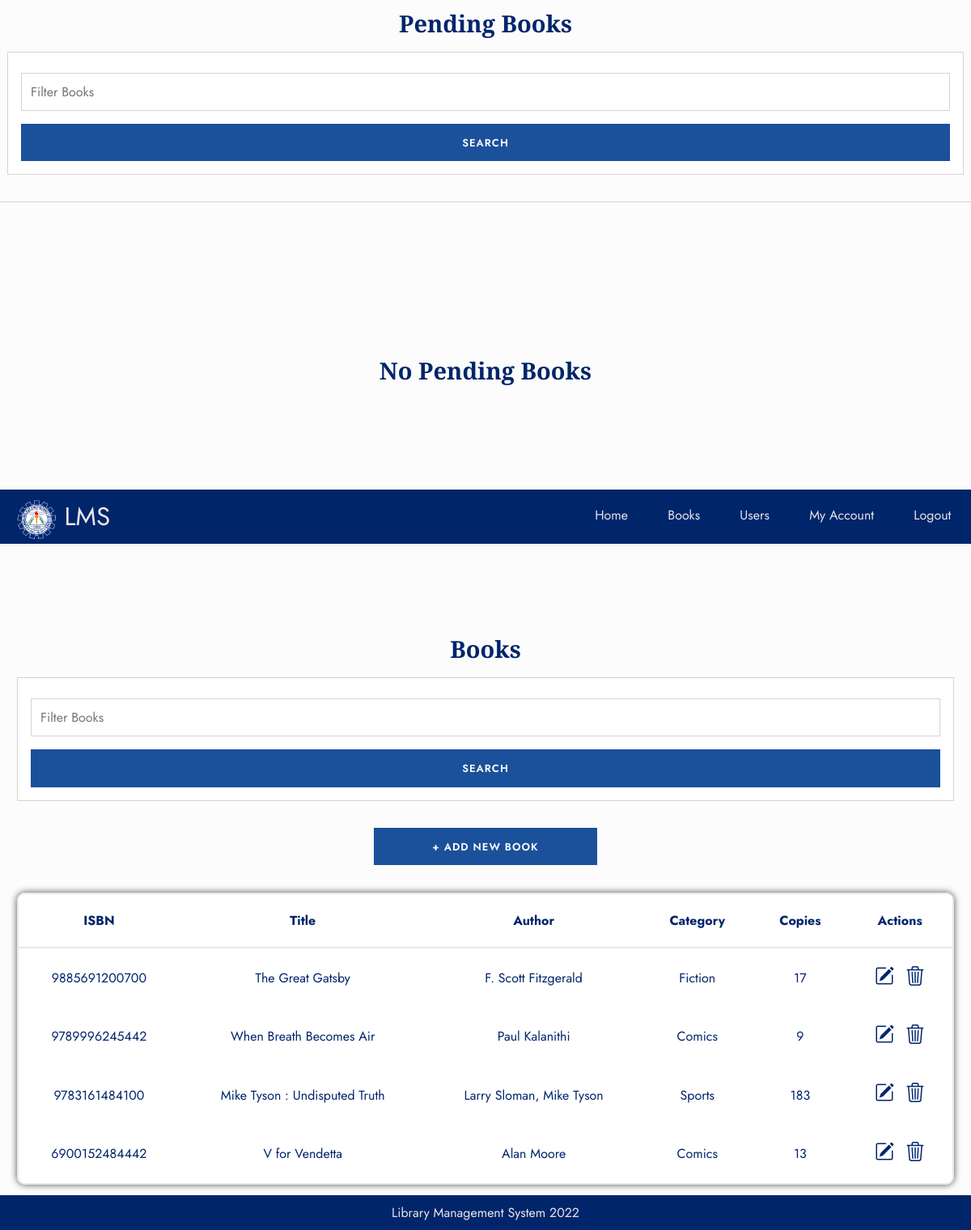
Page /librarian/books.php (signed in) on the committed database.
### tables this page shows
CREATE TABLE `book` (
  `id` int(11) NOT NULL,
  `isbn` char(13) NOT NULL,
  `title` varchar(80) NOT NULL,
  `author` varchar(80) NOT NULL,
  `category` varchar(80) NOT NULL,
  `copies` int(10) UNSIGNED NOT NULL
);

### config/init.php (called while the page is built, shortened)
<?php
    require_once "global.php";
    require_once "book.php";
    require_once "pending_books.php";
    require_once "user.php";

### snippets/user_librarian.php (called while the page is built, shortened)
<?php
    require_once $_SERVER['DOCUMENT_ROOT'] . "/" . basename(dirname(dirname(__FILE__))) . "/config/init.php";
    require_once($_SERVER['DOCUMENT_ROOT'] . "/" .  basename(dirname(dirname(__FILE__)))  . "/snippets/header.php");

### config/global.php (called while the page is built, shortened)
<?php
    function CheckActiveUrl($url) {
        return ($_SERVER['PHP_SELF'] == "/" . DIR . "/" . $url . ".php") ? "class='active'" : "";
    }
    class DB {
        public function __construct($host=HOSTNAME, $port=PORT, $username=USERNAME, $password=PASSWORD, $db=DB) {
            $this -> host = $host;
            $this -> port = $port;
            $this -> username = $username;
            $this -> password = $password;
            $this -> db = $db;
            try {
                $this -> conn_str = new PDO("mysql:host={$this -> host};dbname={$this -> db};port={$this -> port};charset=utf8", $this -> username, $this -> password);
            }
            catch(PDOException $e) {
                die($e -> getMessage());
            }
        }
    }

### config/user.php (called while the page is built, shortened)
<?php
class User extends DB {
    public function __construct($email=null, $username=null, $password=null, $is_active=null, $is_admin=null) {
        $this -> email = $email;
        $this -> username = $username;
        $this -> password = $password;
        $this -> is_active = $is_active;
        $this -> is_admin = $is_admin;
    }
    public function Is_Logged_In() {
        return (isset($_SESSION["email"]) && isset($_SESSION["username"]) && isset($_SESSION["is_logged_in"])) ? true : false;
    }
    public function Is_Admin(){
        return (isset($_SESSION["is_admin"]) && $_SESSION["is_admin"] === "true") ? true : false;
    }
}

### config/book.php (called while the page is built, shortened)
<?php
class Book extends DB {
    public function __construct($isbn=null, $title=null, $author=null, $category=null, $copies=null) {
        $this -> isbn = $isbn;
        $this -> title = $title;
        $this -> author = $author;
        $this -> category = $category;
        $this -> copies = $copies;
        $this -> data = array($this -> isbn, $this -> title, $this -> author, $this -> category, $this -> copies);
    }
    public function List($id=null, $limit=50) {
        if ($id !== null) {
            $stmt = $this -> conn_str -> prepare("SELECT * FROM book WHERE id=? AND copies !='0' ORDER BY id DESC");
            $stmt->execute(array($id));
            return $stmt -> fetch();
        }
        elseif($this -> title !== null) {
            $stmt = $this -> conn_str -> prepare("SELECT * FROM book WHERE isbn LIKE ? OR title LIKE ? OR author LIKE ? OR category LIKE ? AND copies != ? ORDER BY id DESC LIMIT {$limit}");
            $stmt->execute($this -> data);
            return $stmt -> fetchAll();
        }
        else {
            $stmt = $this -> conn_str -> prepare("SELECT * FROM book WHERE copies !='0' ORDER BY id DESC LIMIT {$limit}");
            $stmt->execute();
            return $stmt -> fetchAll();
        }
    }
}

### librarian/books.php (the view, shortened to what this page needs)
<?php
    require_once($_SERVER['DOCUMENT_ROOT'] . "/" . basename(dirname(dirname(__FILE__))) . "/snippets/user_librarian.php");
    $book = new Book();
    $book_list = $book -> List();
?>
    <div class="row justify-content-center text-center">
        <div class="col-md-12">
            <h1>Books</h1>
            <form method="get">
                <input type="text" name="s" id="search" placeholder="Filter Books" <?=isset($search) ? "value='{$search}'" : ""?>>
                <input type="submit" value="Search" name="submit">
            </form>
        </div>
        <div class="col-md-3">
            <a class="btn" href="book_add.php">+ Add New Book</a>
        </div>
    </div>
    <?php if (!empty($book_list)): ?>
        <div class="row justify-content-center">
            <div class="col-md-12">
                <div class="table-container">
                    <table class="mx-auto table" cellspacing="0">
                    <tr class="table-head">
                        <th>ISBN</th>
                        <th>Title</th>
                        <th>Author</th>
                        <th>Category</th>
                        <th>Copies</th>
                        <th colspan="2">Actions</th>
                    </tr>
                    <?php foreach ($book_list as $books): ?>
                        <tr>
                            <td><?= $books -> isbn ?></td>
                            <td><?= $books -> title ?></td>
                            <td><?= $books -> author ?></td>
                            <td><?= $books -> category ?></td>
                            <td><?= $books -> copies ?></td>
                            <td>
                                <a href='book_update.php?id=<?=$books -> id?>&token=<?=$_SESSION["csrf_token"] ?>'>
                                </a>&nbsp;
                                <a href='book_delete.php?id=<?=$books -> id?>&token=<?=$_SESSION["csrf_token"]?>'>
                                </a>
                            </td>
                        </tr>
                    <?php endforeach; ?>
                    </table>
                </div>
            </div>
        </div>
    <?php endif; ?>
<?php
    require_once($_SERVER['DOCUMENT_ROOT'] . "/" . basename(dirname(dirname(__FILE__))) . "/snippets/footer.php");?>

### librarian/pending_books.php (shortened to what this page needs)
<?php
    require_once($_SERVER['DOCUMENT_ROOT'] . "/" . basename(dirname(dirname(__FILE__))) . "/snippets/user_librarian.php");
    $pending_books = new Pending_Books();
    $pending_books_list = $pending_books -> List();
?>
    <div class="row justify-content-center text-center">
        <div class="col-md-12">
            <h1>Pending Books</h1>
            <form method="get">
                <input type="text" name="s" id="search" placeholder="Filter Books" <?=isset($search) ? "value='{$search}'" : ""?>>
                <input type="submit" value="Search" name="submit">
            </form>
        </div>
    </div>
    <?php if (empty($pending_books_list)): ?>
        <hr><h1 class="text-center d-flex align-items-center justify-content-center" style="min-height: 50vh">No Pending Books</h1><hr>
    <?php endif; ?>
<?php
    require_once($_SERVER['DOCUMENT_ROOT'] . "/" . basename(dirname(dirname(__FILE__))) . "/snippets/footer.php");?>

### snippets/footer.php (shortened to what this page needs)
        <footer class="footer">
            Library Management System 2022
        </footer>
    </body>
</html>

### snippets/header.php (shortened to what this page needs)
<?php
    require_once $_SERVER['DOCUMENT_ROOT'] . "/" . basename(dirname(dirname(__FILE__))) . "/config/init.php";
    $user = new User();
?>
<!DOCTYPE html>
<html lang="en">
<head>
    <link rel="stylesheet" href="<?=BASE_URL?>/static/style.css">
</head>
<body>
<header class="header align-items-center">
    <a href="<?=BASE_URL?>" class="logo"><img src="<?=BASE_URL?>/static/img/cspc.png" alt="Logo" width="50"> LMS</a>
    <?php if ($user -> Is_Logged_in() && $user -> Is_Admin()): ?>
        <ul class="menu">
            <li><a href="<?=BASE_URL?>/librarian" <?=CheckActiveUrl("librarian/index")?>>Home</a></li>
            <li class="dropdown">
                <a href="<?=BASE_URL?>/librarian/books.php" <?=CheckActiveUrl("librarian/books")?>>Books</a>
            </li>
            <li><a href="<?=BASE_URL?>/librarian/users.php" <?=CheckActiveUrl("librarian/users")?>>Users</a></li>
            <li><a href="<?=BASE_URL?>/librarian/account_update.php" <?=CheckActiveUrl("librarian/my_account")?>>My Account</a></li>
            <li><a href="<?=BASE_URL?>/logout.php">Logout</a></li>
        </ul>
    <?php endif; ?>
</header>
<div class="container">

### static/style.css (style rules this page uses)
:root { --primary: #1b509b; --secondary: #007236; --primary-variant: #00256B; --secondary-variant: #00632F; --tertiary: #e6e6e6; --light: #fcfcfc; --font-family-default: 'Jost', sans-serif; --font-family-header: 'Playfair Display', sans-serif; --body-width: 1400px; --col-gutter: clamp(0rem, -0.2rem + 1vw, 1rem); scroll-behavior: smooth; }
*, *:before, *:after { -webkit-box-sizing: border-box; -moz-box-sizing: border-box; box-sizing: border-box; font-family: var(--font-family-default); font-display: swap; }
.btn { outline: none; display: block; text-align: center; }
a { color: inherit; text-decoration: none; transition: .3s; cursor: pointer; }
div, article, section, dl, dt, dd, table, tr, td, ul, ol, li, p, span, small, em, h1, h2, h3, h4, h5, h6, nav, figure, figcaption { padding: 0; margin: 0; }
body { width: 100%; margin: 0 auto; position: relative; background-color: var(--light); color: var(--primary-variant); font-family: var(--font-family-default); }
img { max-width: 100%; height: auto; object-fit: scale-down; transition: .3s; }
ul { list-style: none; }
h1, h2, h3, h4, h5, h6 { font-family: var(--font-family-header); }
h1 { font-size: clamp(1.5rem, 1.5rem + 0.4167vw, 2rem); }
.text-center { text-align: center; }
.mx-auto { margin-left: auto; margin-right: auto; }
.d-flex { display: flex; display: -webkit-flex; display: -moz-flex; display: -ms-flex; display: -o-flex; }
.justify-content-center { justify-content: center; }
.align-items-center { align-items: center; }
.row { display: flex; display: -webkit-flex; display: -moz-flex; display: -ms-flex; display: -o-flex; flex-wrap: wrap; align-content: center; max-width: min(var(--body-width), 100%); margin: 0 auto; }
[class*="col-"] { padding: var(--col-gutter); width: 100%; }
@media screen and (min-width: 960px) { .col-md-3 { flex: 0 0 auto; width: 25%; } }
@media screen and (min-width: 960px) { .col-md-12 { flex: 0 0 auto; width: 100%; } }
hr { border: none; border-bottom: 1px solid lightgray; }
.table-container { max-height: 562px; overflow: auto; border: 2px solid rgb(233, 233, 233); border-radius: 10px; box-shadow: 0px 0px 8px 0px rgba(0,0,0,0.7); -webkit-box-shadow: 0px 0px 8px 0px rgba(0,0,0,0.7); -moz-box-shadow: 0px 0px 8px 0px rgba(0,0,0,0.7); max-width: 100%; width: 100%; }
.table { position: sticky; width: 100%; background-color: #fff; white-space: nowrap; }
.table .table-head { position: sticky; top: 0; background-color: #fff; }
.table th { border-bottom: 2px solid rgb(233, 233, 233); }
.table td, .table th { text-align: center; padding: clamp(0.5rem, 0.2rem + 1.5vw, 2rem); }
form { border: 1px solid lightgray; background: #fff; padding: clamp(1rem, 0.8rem + 1vw, 2rem) 1rem 0; margin: 1rem auto; }
input[type="text"], input[type="password"], input[type="email"], input[type="date"], select { background: #fff; border: 1px solid lightgray; outline: none; padding: .7rem; width: 100%; margin-bottom: 1rem; font-size: 16px; }
.btn, input[type="submit"] { transition: .3s; width: 100%; outline: none; border: 0px; font-size: 13px; font-weight: 600; letter-spacing: 1px; color: var(--light); padding: .85rem 20px; text-transform: uppercase; background: var(--primary); margin-bottom: 1rem; }
.container { margin-top: 70px; min-height: 85vh; padding: clamp(1.25rem, 0.875rem + 1.875vw, 3.125rem) 12px clamp(1.25rem, 0.625rem + 3.125vw, 4.375rem); }
.header { background-color: var(--primary-variant); color: var(--tertiary); box-shadow: 1px 1px 4px 0 rgba(0,0,0,.1); position: fixed; width: 100%; z-index: 3; margin-top: -70px; }
.header ul { margin: 0; padding: 0; list-style: none; overflow: hidden; }
.header li a { display: block; padding: clamp(0.9375rem, 0.875rem + 0.3125vw, 1.25rem); text-decoration: none; }
.header .logo { display: block; float: left; font-size: clamp(1.5rem, 1.332rem + 0.84vw, 2.34rem);; padding: 10px 20px .3rem; text-decoration: none; }
.header .logo img { vertical-align: middle; display: inline; }
.header .menu { clear: both; max-height: 0; transition: max-height .2s ease-out; }
.footer { background-color: var(--primary-variant); color: var(--tertiary); position: fixed; left: 0; bottom: 0; padding: 10px; width: 100%; text-align: center; }
@media (min-width: 48em) { .header li { float: left; } }
@media (min-width: 48em) { .header li a { padding: 20px clamp(1.125rem, 0.975rem + 0.75vw, 1.875rem); } }
@media (min-width: 48em) { .header .menu { clear: none; float: right; max-height: none; } }

### rows in the picture
book: isbn "9885691200700", title "The Great Gatsby", author "F. Scott Fitzgerald", category "Fiction", copies "17"
book: isbn "9789996245442", title "When Breath Becomes Air", author "Paul Kalanithi", category "Comics", copies "9"
book: isbn "9783161484100", title "Mike Tyson : Undisputed Truth", author "Larry Sloman, Mike Tyson", category "Sports", copies "183"
book: isbn "6900152484442", title "V for Vendetta", author "Alan Moore", category "Comics", copies "13"
